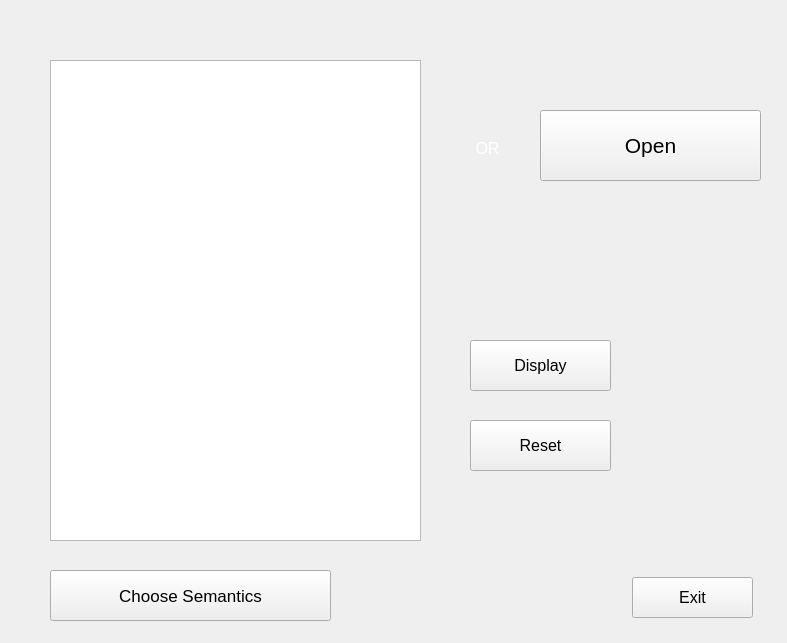
<?xml version="1.0" encoding="UTF-8"?>
<ui version="4.0">
 <class>Form</class>
 <widget class="QWidget" name="Form">
  <property name="geometry">
   <rect>
    <x>0</x>
    <y>0</y>
    <width>787</width>
    <height>643</height>
   </rect>
  </property>
  <property name="windowTitle">
   <string>Form</string>
  </property>
  <widget class="QWidget" name="widget" native="true">
   <property name="geometry">
    <rect>
     <x>10</x>
     <y>0</y>
     <width>771</width>
     <height>641</height>
    </rect>
   </property>
   <widget class="QLabel" name="label">
    <property name="geometry">
     <rect>
      <x>9</x>
      <y>20</y>
      <width>761</width>
      <height>631</height>
     </rect>
    </property>
    <property name="styleSheet">
     <string notr="true">border-image: url(:/images/img.jpg);</string>
    </property>
    <property name="text">
     <string/>
    </property>
   </widget>
   <widget class="QPushButton" name="display">
    <property name="geometry">
     <rect>
      <x>460</x>
      <y>340</y>
      <width>141</width>
      <height>51</height>
     </rect>
    </property>
    <property name="font">
     <font>
      <pointsize>12</pointsize>
     </font>
    </property>
    <property name="text">
     <string>Display</string>
    </property>
   </widget>
   <widget class="QTextEdit" name="zone_texte">
    <property name="geometry">
     <rect>
      <x>40</x>
      <y>60</y>
      <width>371</width>
      <height>481</height>
     </rect>
    </property>
   </widget>
   <widget class="QPushButton" name="reset">
    <property name="geometry">
     <rect>
      <x>460</x>
      <y>420</y>
      <width>141</width>
      <height>51</height>
     </rect>
    </property>
    <property name="font">
     <font>
      <pointsize>12</pointsize>
     </font>
    </property>
    <property name="text">
     <string>Reset</string>
    </property>
   </widget>
   <widget class="QPushButton" name="Open">
    <property name="geometry">
     <rect>
      <x>530</x>
      <y>110</y>
      <width>221</width>
      <height>71</height>
     </rect>
    </property>
    <property name="font">
     <font>
      <pointsize>16</pointsize>
      <weight>50</weight>
      <bold>false</bold>
      <kerning>false</kerning>
     </font>
    </property>
    <property name="text">
     <string>Open</string>
    </property>
   </widget>
   <widget class="QLabel" name="labe_1">
    <property name="enabled">
     <bool>true</bool>
    </property>
    <property name="geometry">
     <rect>
      <x>450</x>
      <y>140</y>
      <width>55</width>
      <height>16</height>
     </rect>
    </property>
    <property name="font">
     <font>
      <pointsize>12</pointsize>
      <weight>50</weight>
      <bold>false</bold>
     </font>
    </property>
    <property name="autoFillBackground">
     <bool>false</bool>
    </property>
    <property name="styleSheet">
     <string notr="true">color: white</string>
    </property>
    <property name="text">
     <string>OR</string>
    </property>
    <property name="textFormat">
     <enum>Qt::PlainText</enum>
    </property>
    <property name="alignment">
     <set>Qt::AlignCenter</set>
    </property>
   </widget>
   <widget class="QPushButton" name="apply">
    <property name="geometry">
     <rect>
      <x>40</x>
      <y>570</y>
      <width>281</width>
      <height>51</height>
     </rect>
    </property>
    <property name="font">
     <font>
      <pointsize>13</pointsize>
     </font>
    </property>
    <property name="text">
     <string>Choose Semantics</string>
    </property>
   </widget>
   <widget class="QPushButton" name="pushButton">
    <property name="geometry">
     <rect>
      <x>622</x>
      <y>577</y>
      <width>121</width>
      <height>41</height>
     </rect>
    </property>
    <property name="font">
     <font>
      <pointsize>12</pointsize>
     </font>
    </property>
    <property name="text">
     <string>Exit</string>
    </property>
   </widget>
  </widget>
 </widget>
 <resources>
  <include location="first.qrc"/>
 </resources>
 <connections/>
</ui>
